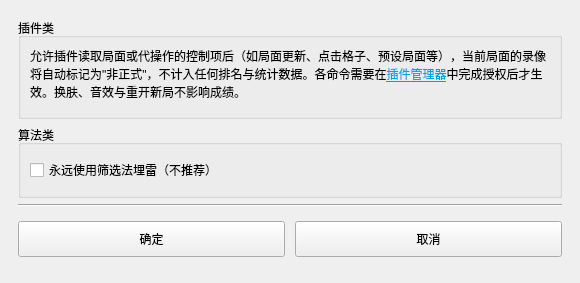
<?xml version="1.0" encoding="UTF-8"?>
<ui version="4.0">
 <class>Form</class>
 <widget class="QWidget" name="Form">
  <property name="geometry">
   <rect>
    <x>0</x>
    <y>0</y>
    <width>580</width>
    <height>283</height>
   </rect>
  </property>
  <property name="windowTitle">
   <string>高级设置</string>
  </property>
  <layout class="QVBoxLayout" name="verticalLayout">
   <property name="leftMargin">
    <number>18</number>
   </property>
   <property name="topMargin">
    <number>18</number>
   </property>
   <property name="rightMargin">
    <number>18</number>
   </property>
   <property name="bottomMargin">
    <number>18</number>
   </property>
   <item>
    <widget class="QGroupBox" name="groupBox_plugin">
     <property name="title">
      <string>插件类</string>
     </property>
     <layout class="QVBoxLayout" name="verticalLayout_plugin">
      <item>
       <widget class="QLabel" name="label_info_text">
        <property name="text">
         <string>允许插件读取局面或代操作的控制项后（如局面更新、点击格子、预设局面等），当前局面的录像将自动标记为&quot;非正式&quot;，不计入任何排名与统计数据。各命令需要在&lt;a href=&quot;plugin:manager&quot; style=&quot;color:#00A2E8; text-decoration:underline;&quot;&gt;插件管理器&lt;/a&gt;中完成授权后才生效。换肤、音效与重开新局不影响成绩。</string>
        </property>
        <property name="textFormat">
         <enum>Qt::RichText</enum>
        </property>
        <property name="wordWrap">
         <bool>true</bool>
        </property>
       </widget>
      </item>
      <item>
       <widget class="QWidget" name="widget_auth_container" native="true">
        <layout class="QVBoxLayout" name="verticalLayout_auth_items">
         <property name="leftMargin">
          <number>0</number>
         </property>
         <property name="topMargin">
          <number>0</number>
         </property>
         <property name="rightMargin">
          <number>0</number>
         </property>
         <property name="bottomMargin">
          <number>0</number>
         </property>
        </layout>
       </widget>
      </item>
     </layout>
    </widget>
   </item>
   <item>
    <widget class="QGroupBox" name="groupBox_algo">
     <property name="title">
      <string>算法类</string>
     </property>
     <layout class="QVBoxLayout" name="verticalLayout_algo">
      <item>
       <widget class="QCheckBox" name="checkBox_filter_forever">
        <property name="minimumSize">
         <size>
          <width>0</width>
          <height>32</height>
         </size>
        </property>
        <property name="toolTip">
         <string>勾选后永远使用筛选法埋雷，否则会适时改用调整法</string>
        </property>
        <property name="text">
         <string>永远使用筛选法埋雷（不推荐）</string>
        </property>
       </widget>
      </item>
     </layout>
    </widget>
    </item>
    <item>
     <widget class="Line" name="line">
      <property name="orientation">
       <enum>Qt::Horizontal</enum>
      </property>
     </widget>
    </item>
   <item>
    <widget class="QWidget" name="widget_buttons" native="true">
     <layout class="QHBoxLayout" name="horizontalLayout_buttons">
      <property name="spacing">
       <number>10</number>
      </property>
      <property name="leftMargin">
       <number>0</number>
      </property>
      <property name="topMargin">
       <number>0</number>
      </property>
      <property name="rightMargin">
       <number>0</number>
      </property>
      <property name="bottomMargin">
       <number>0</number>
      </property>
      <item>
       <widget class="QPushButton" name="pushButton_yes">
        <property name="sizePolicy">
         <sizepolicy hsizetype="Expanding" vsizetype="Fixed">
          <horstretch>0</horstretch>
          <verstretch>0</verstretch>
         </sizepolicy>
        </property>
        <property name="minimumSize">
         <size>
          <width>184</width>
          <height>36</height>
         </size>
        </property>
        <property name="maximumSize">
         <size>
          <width>16777215</width>
          <height>16777215</height>
         </size>
        </property>
        <property name="focusPolicy">
         <enum>Qt::NoFocus</enum>
        </property>
        <property name="text">
         <string>确定</string>
        </property>
        <property name="shortcut">
         <string>Return</string>
        </property>
       </widget>
      </item>
      <item>
       <widget class="QPushButton" name="pushButton_no">
        <property name="sizePolicy">
         <sizepolicy hsizetype="Expanding" vsizetype="Fixed">
          <horstretch>0</horstretch>
          <verstretch>0</verstretch>
         </sizepolicy>
        </property>
        <property name="minimumSize">
         <size>
          <width>184</width>
          <height>36</height>
         </size>
        </property>
        <property name="maximumSize">
         <size>
          <width>16777215</width>
          <height>16777215</height>
         </size>
        </property>
        <property name="focusPolicy">
         <enum>Qt::NoFocus</enum>
        </property>
        <property name="text">
         <string>取消</string>
        </property>
       </widget>
      </item>
     </layout>
    </widget>
   </item>
  </layout>
 </widget>
 <resources/>
 <connections>
  <connection>
   <sender>pushButton_no</sender>
   <signal>clicked()</signal>
   <receiver>Form</receiver>
   <slot>close()</slot>
   <hints>
    <hint type="sourcelabel">
     <x>510</x>
     <y>455</y>
    </hint>
    <hint type="destinationlabel">
     <x>290</x>
     <y>240</y>
    </hint>
   </hints>
  </connection>
 </connections>
</ui>
